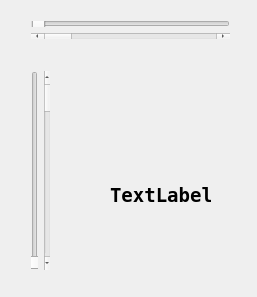
<?xml version="1.0" encoding="UTF-8"?>
<ui version="4.0">
 <class>Widget</class>
 <widget class="QWidget" name="Widget">
  <property name="geometry">
   <rect>
    <x>0</x>
    <y>0</y>
    <width>257</width>
    <height>297</height>
   </rect>
  </property>
  <property name="windowTitle">
   <string>Widget</string>
  </property>
  <widget class="QLabel" name="saida">
   <property name="geometry">
    <rect>
     <x>110</x>
     <y>140</y>
     <width>101</width>
     <height>111</height>
    </rect>
   </property>
   <property name="font">
    <font>
     <family>DejaVu Sans Mono</family>
     <pointsize>14</pointsize>
     <weight>75</weight>
     <bold>true</bold>
    </font>
   </property>
   <property name="text">
    <string>TextLabel</string>
   </property>
  </widget>
  <widget class="QWidget" name="layoutWidget">
   <property name="geometry">
    <rect>
     <x>20</x>
     <y>60</y>
     <width>41</width>
     <height>221</height>
    </rect>
   </property>
   <layout class="QHBoxLayout" name="horizontalLayout">
    <item>
     <widget class="QSlider" name="verticalSlider">
      <property name="orientation">
       <enum>Qt::Vertical</enum>
      </property>
     </widget>
    </item>
    <item>
     <widget class="QScrollBar" name="verticalScrollBar">
      <property name="orientation">
       <enum>Qt::Vertical</enum>
      </property>
     </widget>
    </item>
   </layout>
  </widget>
  <widget class="QWidget" name="layoutWidget">
   <property name="geometry">
    <rect>
     <x>20</x>
     <y>10</y>
     <width>221</width>
     <height>40</height>
    </rect>
   </property>
   <layout class="QVBoxLayout" name="verticalLayout">
    <item>
     <widget class="QSlider" name="horizontalSlider">
      <property name="orientation">
       <enum>Qt::Horizontal</enum>
      </property>
     </widget>
    </item>
    <item>
     <widget class="QScrollBar" name="horizontalScrollBar">
      <property name="orientation">
       <enum>Qt::Horizontal</enum>
      </property>
     </widget>
    </item>
   </layout>
  </widget>
 </widget>
 <layoutdefault spacing="6" margin="11"/>
 <resources/>
 <connections/>
</ui>
